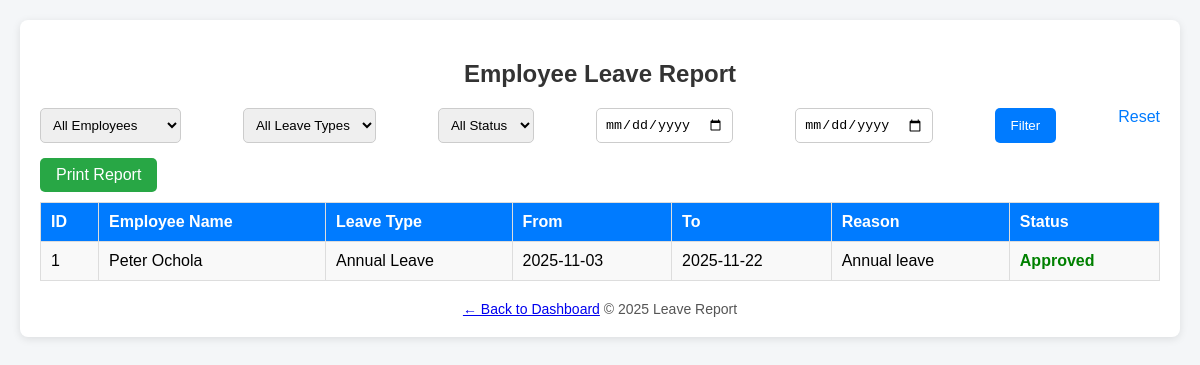
The page /leave_report.php on the database its author committed.
### tables this page shows
CREATE TABLE `leave_records` (
  `id` int(11) NOT NULL,
  `employee_id` int(11) NOT NULL,
  `leave_type` varchar(100) NOT NULL,
  `from_date` date NOT NULL,
  `to_date` date NOT NULL,
  `reason` text NOT NULL,
  `status` varchar(20) DEFAULT 'Pending'
);

CREATE TABLE `employees` (
  `id` int(11) NOT NULL,
  `name` varchar(100) NOT NULL,
  `email` varchar(100) DEFAULT NULL,
  `phone` varchar(20) DEFAULT NULL,
  `department` varchar(50) DEFAULT NULL,
  `position` varchar(50) DEFAULT NULL,
  `bank_name` varchar(50) DEFAULT NULL,
  `account_number` varchar(50) DEFAULT NULL,
  `address` varchar(255) DEFAULT NULL,
  `role` varchar(50) DEFAULT NULL,
  `date_joined` date DEFAULT curdate(),
  `progress` text DEFAULT NULL,
  `username` varchar(50) NOT NULL,
  `password` varchar(255) NOT NULL,
  `created_at` timestamp NOT NULL DEFAULT current_timestamp(),
  `salary` decimal(10,2) DEFAULT 0.00
);

### leave_report.php (the view, shortened to what this page needs)
<?php
$conn = new mysqli("localhost", "root", "", "admin_db");
$from_date = isset($_GET['from_date']) ? $_GET['from_date'] : '';
$to_date = isset($_GET['to_date']) ? $_GET['to_date'] : '';
$query = "SELECT leave_records.*, employees.name
          FROM leave_records
          INNER JOIN employees ON leave_records.employee_id = employees.id
          WHERE 1=1";
$query .= " ORDER BY leave_records.from_date DESC";
$result = $conn->query($query);
?>
<!DOCTYPE html>
<html lang="en">
<head>
</head>
<body>
  <div class="container">
    <h2>Employee Leave Report</h2>
    <form method="GET" class="filters">
      <select name="employee">
        <option value="">All Employees</option>
      </select>
      <select name="leave_type">
        <option value="">All Leave Types</option>
      </select>
      <select name="status">
        <option value="">All Status</option>
      </select>
      <input type="date" name="from_date" value="<?php echo htmlspecialchars($from_date); ?>">
      <input type="date" name="to_date" value="<?php echo htmlspecialchars($to_date); ?>">
      <button type="submit">Filter</button>
      <a href="leave_report.php" style="color:#007bff;text-decoration:none;">Reset</a>
    </form>
    <a href="#" class="export-btn" onclick="window.print()">Print Report</a>
    <table>
      <tr>
        <th>ID</th>
        <th>Employee Name</th>
        <th>Leave Type</th>
        <th>From</th>
        <th>To</th>
        <th>Reason</th>
        <th>Status</th>
      </tr>
      <?php
      if ($result->num_rows > 0) {
          while ($row = $result->fetch_assoc()) {
              $status_class = strtolower($row['status']) == 'approved' ? 'status-approved' :
                              (strtolower($row['status']) == 'pending' ? 'status-pending' : 'status-rejected');
              echo "<tr>
                      <td>{$row['id']}</td>
                      <td>{$row['name']}</td>
                      <td>{$row['leave_type']}</td>
                      <td>{$row['from_date']}</td>
                      <td>{$row['to_date']}</td>
                      <td>{$row['reason']}</td>
                      <td class='$status_class'>{$row['status']}</td>
                    </tr>";
          }
      } else {
          echo "<tr><td colspan='7' style='text-align:center;'>No leave records found</td></tr>";
      }
      ?>
    </table>
    <div class="footer">
         <a href="reports_dashboard.php" class="btn btn-secondary back-btn">← Back to Dashboard</a>
      © <?php echo date("Y"); ?> Leave Report
    </div>
  </div>
</body>
</html>

### leave_report.php (style rules this page uses)
body { font-family: Arial, sans-serif; background: #f4f6f8; margin: 0; padding: 20px; }
.container { background: white; border-radius: 8px; padding: 20px; box-shadow: 0 2px 8px rgba(0,0,0,0.1); }
h2 { text-align: center; color: #333; }
.filters { display: flex; flex-wrap: wrap; justify-content: space-between; gap: 10px; margin-bottom: 15px; }
.filters input, .filters select { padding: 8px; border: 1px solid #ccc; border-radius: 5px; }
.filters button { padding: 8px 16px; border: none; background: #007bff; color: white; border-radius: 5px; cursor: pointer; }
.export-btn { display: inline-block; padding: 8px 16px; background: #28a745; color: white; border-radius: 5px; text-decoration: none; margin-bottom: 10px; }
table { width: 100%; border-collapse: collapse; }
th, td { border: 1px solid #ddd; padding: 10px; text-align: left; }
th { background-color: #007bff; color: white; }
tr:nth-child(even) { background-color: #f9f9f9; }
.status-approved { color: green; font-weight: bold; }
.footer { text-align: center; margin-top: 20px; color: #555; font-size: 14px; }

### rows shown on the page
leave_records: id "1", employee.name "Peter Ochola", leave_type "Annual Leave", from_date "2025-11-03", to_date "2025-11-22", reason "Annual leave", status "Approved"
